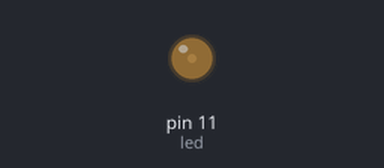
Simulated run of this sketch. Board: Arduino Uno, built with avr-gcc and run on an emulated ATmega328P. Shown: output pins drawn as LEDs (lit = HIGH).

Above: at 0.05 s.
At 0.85 s:
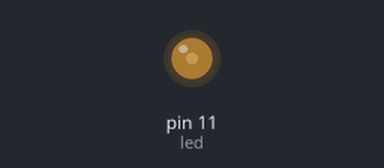
At 1.65 s:
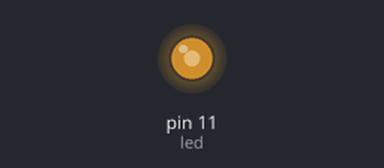
At 3.3 s:
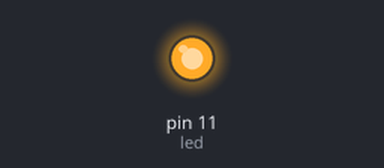
Timing chart, 0 to 8.3 s (numbered marks = the images above):
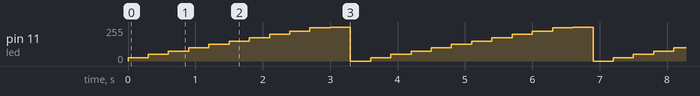

Measured:
- by itself, pin 11 (led): repeats every 3.6 s: 50/255 0.30 s, 75/255 0.30 s, 100/255 0.30 s, 125/255 0.30 s, 150/255 0.30 s, 175/255 0.30 s, 200/255 0.30 s, 225/255 0.30 s, 250/255 0.30 s, 255/255 0.30 s, 0/255 0.30 s, 25/255 0.30 s

The sketch:

UsingPortPWM.ino
```cpp
// Author: Rodrigo

int led = 11;
// It is a PWM Port

byte luminosidade;

void setup(){
  pinMode(led, OUTPUT);
  luminosidade = 0;
}

void loop(){

  if(luminosidade==255){
    luminosidade = 0;
  }
  else{
    if(255-luminosidade>25)
    	luminosidade+=25;
    else
      	luminosidade = 255;
  }

  analogWrite(led, luminosidade);

  delay(300);

}
```
